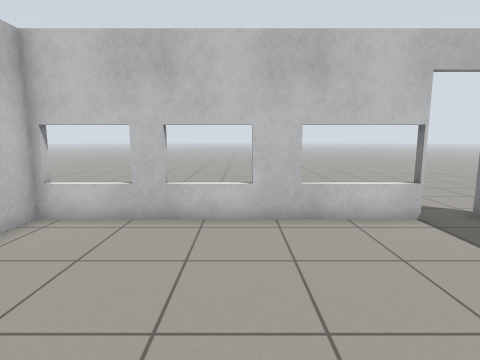
view 1 (above)

17 first-person views from a walk through a world built for the Gazebo simulator. The camera is 1.1 m above the floor, tilts 8° down and sees 80° across. The floor is counted in squares, 0.5 m on a side. Each view is taken from the middle of a square. On the plan, view 1 faces up. The plan holds only what a view shows up to about 18 squares ahead; the rest is blank. Gazebo's built-in surfaces are drawn with simple patterns.

view 2
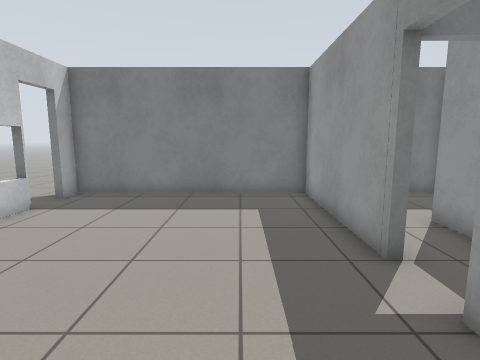

view 3
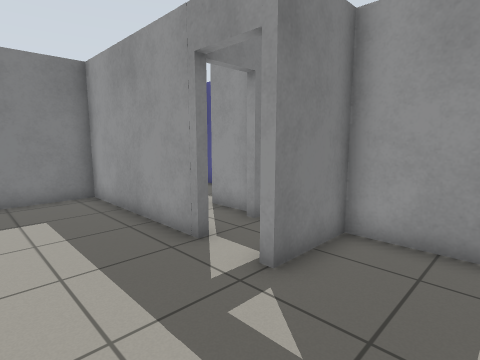

view 4
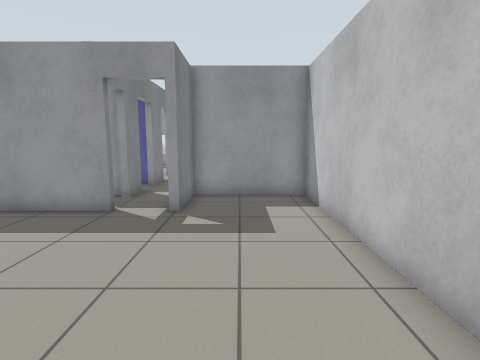

view 5
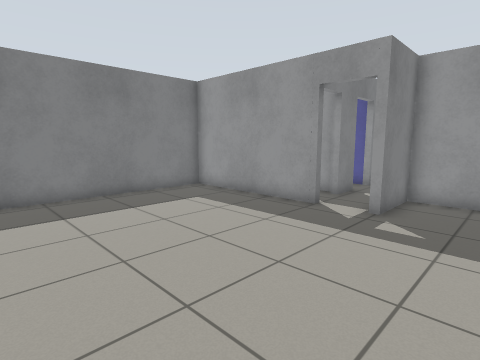

view 6
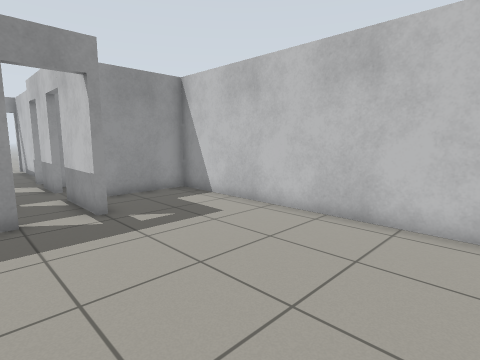

view 7
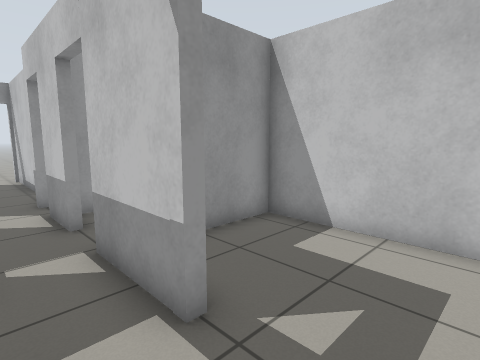

view 8
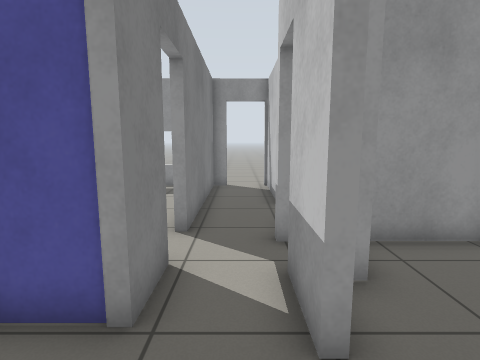

view 9
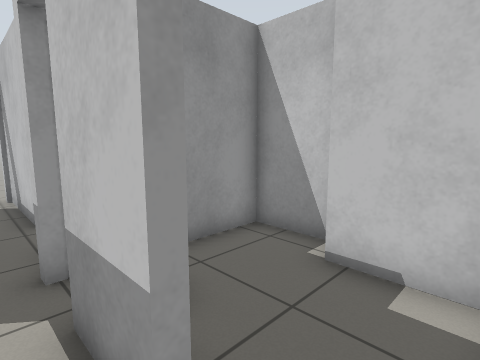

view 10
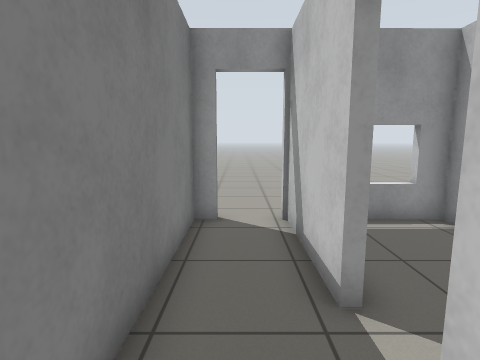

view 11
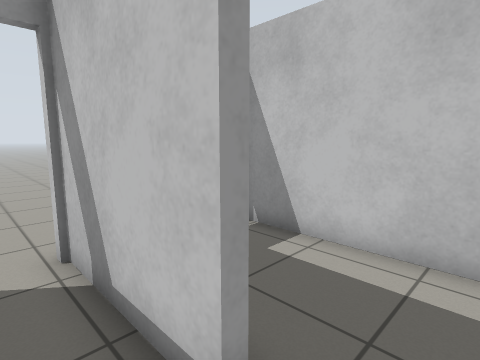

view 12
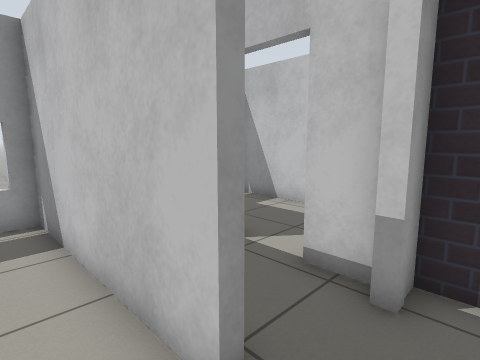

view 13
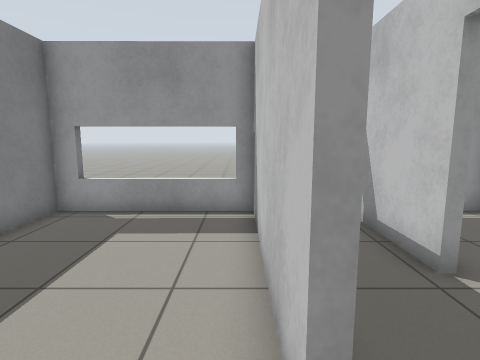

view 14
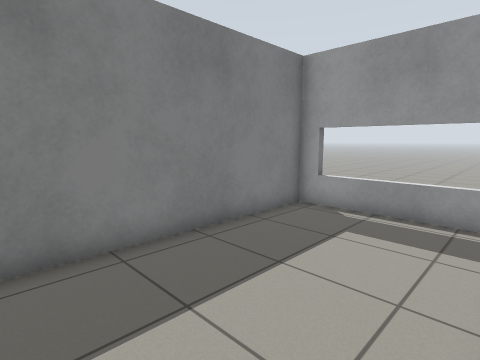

view 15
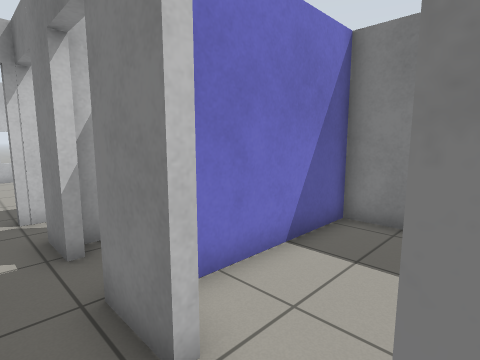

view 16
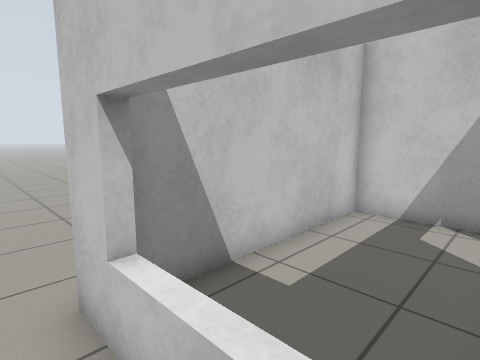

view 17
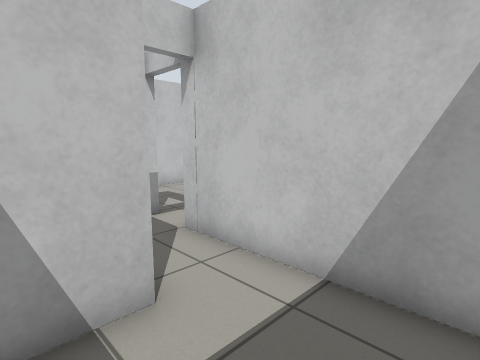

### Floor plan
Ten units are one square. View 1 is at (0, 0); x grows to the right and y downward. Boxes are objects, and circles mark ways between rooms. Rooms are numbered by the first view taken in them; rooms with no view inside come last. Other rooms are left out.
<svg viewBox="-75 -85 156 280">
<path fill="none" stroke="#000" d="M10 17 76 17 76 -77 67 -77M51 -77 -56 -77 -56 44 -11 44 -11 16M-8 100 -8 104M-13 104 -13 117M13 89 13 72M-17 92 -17 100M-13 135 -13 181M-8 66 -8 86M13 54 13 38M13 177 13 106M-8 16 -8 49M16 106 16 177 76 177 76 75 25 75M-23 180 -60 180M69 20 10 20M16 44 36 44 36 59M71 72 76 72 76 59M-26 103 -56 103 -56 177 -35 177M-21 82 -14 82M-47 53 -47 75M-56 79 -56 100 -29 100M22 46 17 46"/>
<circle cx="10" cy="25" r="3" fill="#2a7"/>
<circle cx="13" cy="97" r="3" fill="#2a7"/>
<circle cx="-5" cy="180" r="3" fill="#2a7"/>
<circle cx="-15" cy="125" r="3" fill="#2a7"/>
<circle cx="-10" cy="55" r="3" fill="#2a7"/>
<circle cx="13" cy="63" r="3" fill="#2a7"/>
<text x="10" y="-30">1</text>
<text x="0" y="110">2</text>
<text x="50" y="130">3</text>
<text x="0" y="190">4</text>
<text x="50" y="40">5</text>
<text x="-40" y="140">6</text>
<text x="-30" y="70">7</text>
<text x="20" y="50">8</text>
</svg>
Room 1 opens to room 2. Room 2 opens to room 3. Room 2 opens to room 4. Room 2 opens to room 6. Room 2 opens to room 7. Room 2 opens to room 8.

Where each view was taken, in squares from view 1:
view 1: 0 up, 0 right, facing up
view 2: 1 up, 4 left, facing right
view 3: 2 up, 4 left, facing down-right
view 4: 7 up, 3 left, facing down
view 5: 7 up, 4 left, facing down-right
view 6: 7 up, 2 right, facing down-left
view 7: 1 up, 1 right, facing down-left
view 8: 4 down, 0 right, facing down
view 9: 5 down, 0 right, facing down-left
view 10: 10 down, 0 right, facing down
view 11: 12 down, 0 right, facing down-left
view 12: 9 down, 3 right, facing down-left
view 13: 9 down, 2 right, facing down
view 14: 9 down, 2 right, facing down-right
view 15: 11 down, 0 right, facing up-right
view 16: 19 down, 2 left, facing up-left
view 17: 6 down, 7 right, facing up-left
